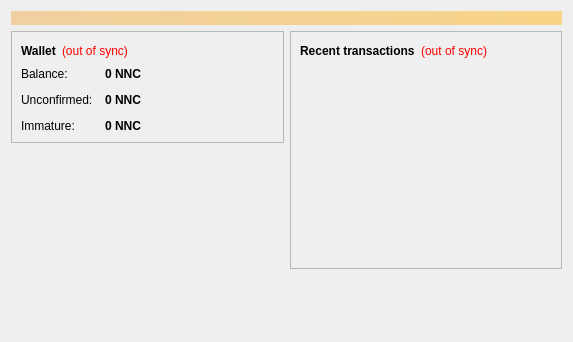
<?xml version="1.0" encoding="UTF-8"?>
<ui version="4.0">
 <class>OverviewPage</class>
 <widget class="QWidget" name="OverviewPage">
  <property name="geometry">
   <rect>
    <x>0</x>
    <y>0</y>
    <width>573</width>
    <height>342</height>
   </rect>
  </property>
  <property name="windowTitle">
   <string>Form</string>
  </property>
  <layout class="QVBoxLayout" name="topLayout">
   <item>
    <widget class="QLabel" name="labelAlerts">
     <property name="visible">
      <bool>false</bool>
     </property>
     <property name="styleSheet">
      <string notr="true">background-color: qlineargradient(x1: 0, y1: 0, x2: 1, y2: 0, stop:0 #F0D0A0, stop:1 #F8D488); color:#000000;</string>
     </property>
     <property name="wordWrap">
      <bool>true</bool>
     </property>
     <property name="margin">
      <number>3</number>
     </property>
    </widget>
   </item>
   <item>
    <layout class="QHBoxLayout" name="horizontalLayout" stretch="1,1">
     <item>
      <layout class="QVBoxLayout" name="verticalLayout_2">
       <item>
        <widget class="QFrame" name="frame">
         <property name="frameShape">
          <enum>QFrame::StyledPanel</enum>
         </property>
         <property name="frameShadow">
          <enum>QFrame::Raised</enum>
         </property>
         <layout class="QVBoxLayout" name="verticalLayout_4">
          <item>
           <layout class="QHBoxLayout" name="horizontalLayout_4">
            <item>
             <widget class="QLabel" name="label_5">
              <property name="font">
               <font>
                <weight>75</weight>
                <bold>true</bold>
               </font>
              </property>
              <property name="text">
               <string>Wallet</string>
              </property>
             </widget>
            </item>
            <item>
             <widget class="QLabel" name="labelWalletStatus">
              <property name="toolTip">
               <string>The displayed information may be out of date. Your wallet automatically synchronizes with the Niepcecoin network after a connection is established, but this process has not completed yet.</string>
              </property>
              <property name="styleSheet">
               <string notr="true">QLabel { color: red; }</string>
              </property>
              <property name="text">
               <string notr="true">(out of sync)</string>
              </property>
              <property name="alignment">
               <set>Qt::AlignLeading|Qt::AlignLeft|Qt::AlignVCenter</set>
              </property>
             </widget>
            </item>
            <item>
             <spacer name="horizontalSpacer_2">
              <property name="orientation">
               <enum>Qt::Horizontal</enum>
              </property>
              <property name="sizeHint" stdset="0">
               <size>
                <width>40</width>
                <height>20</height>
               </size>
              </property>
             </spacer>
            </item>
           </layout>
          </item>
          <item>
           <layout class="QFormLayout" name="formLayout_2">
            <property name="fieldGrowthPolicy">
             <enum>QFormLayout::AllNonFixedFieldsGrow</enum>
            </property>
            <property name="horizontalSpacing">
             <number>12</number>
            </property>
            <property name="verticalSpacing">
             <number>12</number>
            </property>
            <item row="0" column="0">
             <widget class="QLabel" name="label">
              <property name="text">
               <string>Balance:</string>
              </property>
             </widget>
            </item>
            <item row="0" column="1">
             <widget class="QLabel" name="labelBalance">
              <property name="font">
               <font>
                <weight>75</weight>
                <bold>true</bold>
               </font>
              </property>
              <property name="cursor">
               <cursorShape>IBeamCursor</cursorShape>
              </property>
              <property name="toolTip">
               <string>Your current balance</string>
              </property>
              <property name="text">
               <string notr="true">0 NNC</string>
              </property>
              <property name="textInteractionFlags">
               <set>Qt::LinksAccessibleByMouse|Qt::TextSelectableByKeyboard|Qt::TextSelectableByMouse</set>
              </property>
             </widget>
            </item>
            <item row="1" column="0">
             <widget class="QLabel" name="label_3">
              <property name="text">
               <string>Unconfirmed:</string>
              </property>
             </widget>
            </item>
            <item row="1" column="1">
             <widget class="QLabel" name="labelUnconfirmed">
              <property name="font">
               <font>
                <weight>75</weight>
                <bold>true</bold>
               </font>
              </property>
              <property name="cursor">
               <cursorShape>IBeamCursor</cursorShape>
              </property>
              <property name="toolTip">
               <string>Total of transactions that have yet to be confirmed, and do not yet count toward the current balance</string>
              </property>
              <property name="text">
               <string notr="true">0 NNC</string>
              </property>
              <property name="textInteractionFlags">
               <set>Qt::LinksAccessibleByMouse|Qt::TextSelectableByKeyboard|Qt::TextSelectableByMouse</set>
              </property>
             </widget>
            </item>
            <item row="2" column="0">
             <widget class="QLabel" name="labelImmatureText">
              <property name="text">
               <string>Immature:</string>
              </property>
             </widget>
            </item>
            <item row="2" column="1">
             <widget class="QLabel" name="labelImmature">
              <property name="font">
               <font>
                <weight>75</weight>
                <bold>true</bold>
               </font>
              </property>
              <property name="toolTip">
               <string>Mined balance that has not yet matured</string>
              </property>
              <property name="text">
               <string notr="true">0 NNC</string>
              </property>
              <property name="textInteractionFlags">
               <set>Qt::LinksAccessibleByMouse|Qt::TextSelectableByKeyboard|Qt::TextSelectableByMouse</set>
              </property>
             </widget>
            </item>
           </layout>
          </item>
         </layout>
        </widget>
       </item>
       <item>
        <spacer name="verticalSpacer">
         <property name="orientation">
          <enum>Qt::Vertical</enum>
         </property>
         <property name="sizeHint" stdset="0">
          <size>
           <width>20</width>
           <height>40</height>
          </size>
         </property>
        </spacer>
       </item>
      </layout>
     </item>
     <item>
      <layout class="QVBoxLayout" name="verticalLayout_3">
       <item>
        <widget class="QFrame" name="frame_2">
         <property name="frameShape">
          <enum>QFrame::StyledPanel</enum>
         </property>
         <property name="frameShadow">
          <enum>QFrame::Raised</enum>
         </property>
         <layout class="QVBoxLayout" name="verticalLayout">
          <item>
           <layout class="QHBoxLayout" name="horizontalLayout_2">
            <item>
             <widget class="QLabel" name="label_4">
              <property name="text">
               <string>&lt;b&gt;Recent transactions&lt;/b&gt;</string>
              </property>
             </widget>
            </item>
            <item>
             <widget class="QLabel" name="labelTransactionsStatus">
              <property name="toolTip">
               <string>The displayed information may be out of date. Your wallet automatically synchronizes with the Niepcecoin network after a connection is established, but this process has not completed yet.</string>
              </property>
              <property name="styleSheet">
               <string notr="true">QLabel { color: red; }</string>
              </property>
              <property name="text">
               <string notr="true">(out of sync)</string>
              </property>
              <property name="alignment">
               <set>Qt::AlignRight|Qt::AlignTrailing|Qt::AlignVCenter</set>
              </property>
             </widget>
            </item>
            <item>
             <spacer name="horizontalSpacer">
              <property name="orientation">
               <enum>Qt::Horizontal</enum>
              </property>
              <property name="sizeHint" stdset="0">
               <size>
                <width>40</width>
                <height>20</height>
               </size>
              </property>
             </spacer>
            </item>
           </layout>
          </item>
          <item>
           <widget class="QListView" name="listTransactions">
            <property name="styleSheet">
             <string notr="true">QListView { background: transparent; }</string>
            </property>
            <property name="frameShape">
             <enum>QFrame::NoFrame</enum>
            </property>
            <property name="verticalScrollBarPolicy">
             <enum>Qt::ScrollBarAlwaysOff</enum>
            </property>
            <property name="horizontalScrollBarPolicy">
             <enum>Qt::ScrollBarAlwaysOff</enum>
            </property>
            <property name="selectionMode">
             <enum>QAbstractItemView::NoSelection</enum>
            </property>
           </widget>
          </item>
         </layout>
        </widget>
       </item>
       <item>
        <spacer name="verticalSpacer_2">
         <property name="orientation">
          <enum>Qt::Vertical</enum>
         </property>
         <property name="sizeHint" stdset="0">
          <size>
           <width>20</width>
           <height>40</height>
          </size>
         </property>
        </spacer>
       </item>
      </layout>
     </item>
    </layout>
   </item>
  </layout>
 </widget>
 <resources/>
 <connections/>
</ui>
